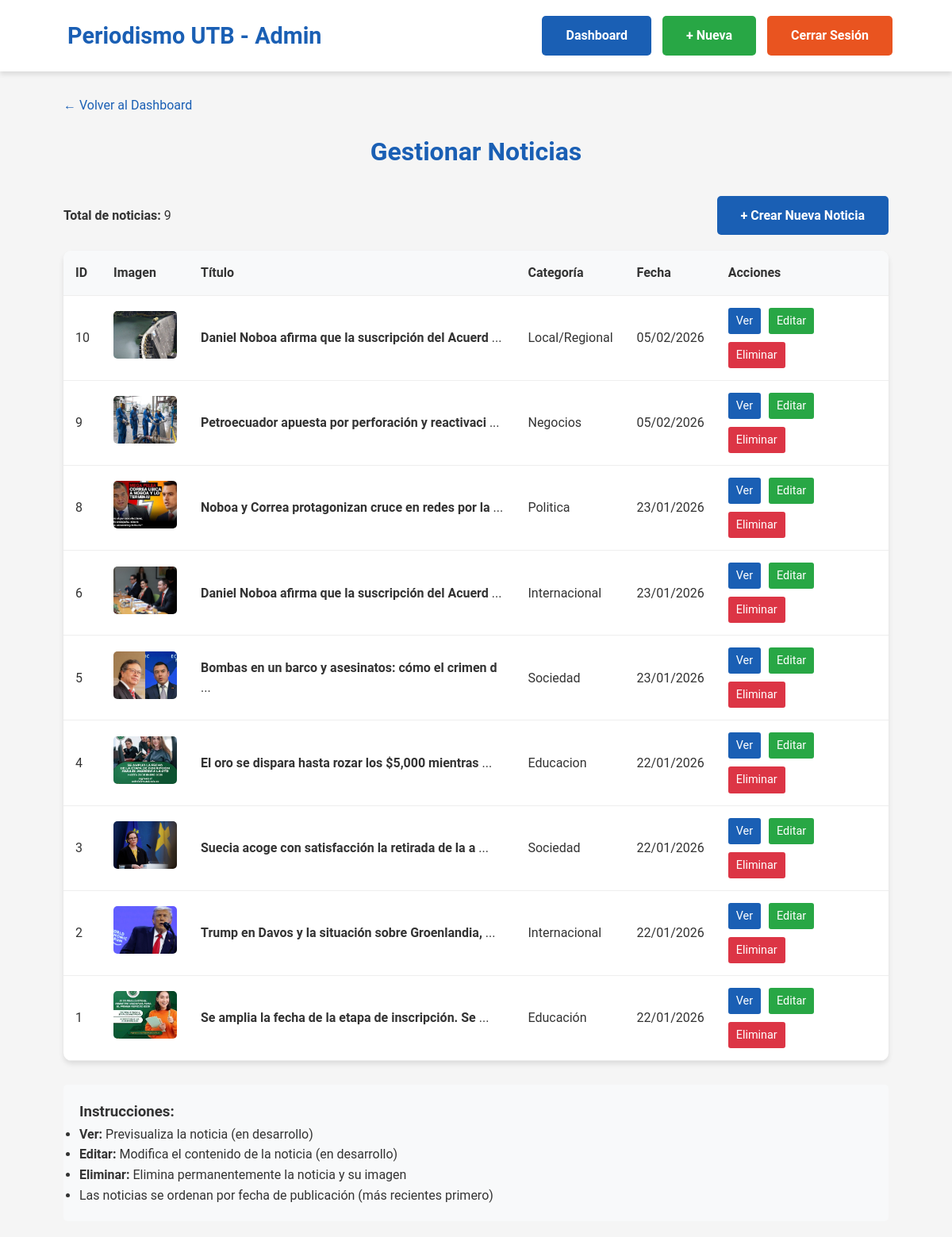
Before: /admin/gestionar_noticias.php (signed in) with the older database file.
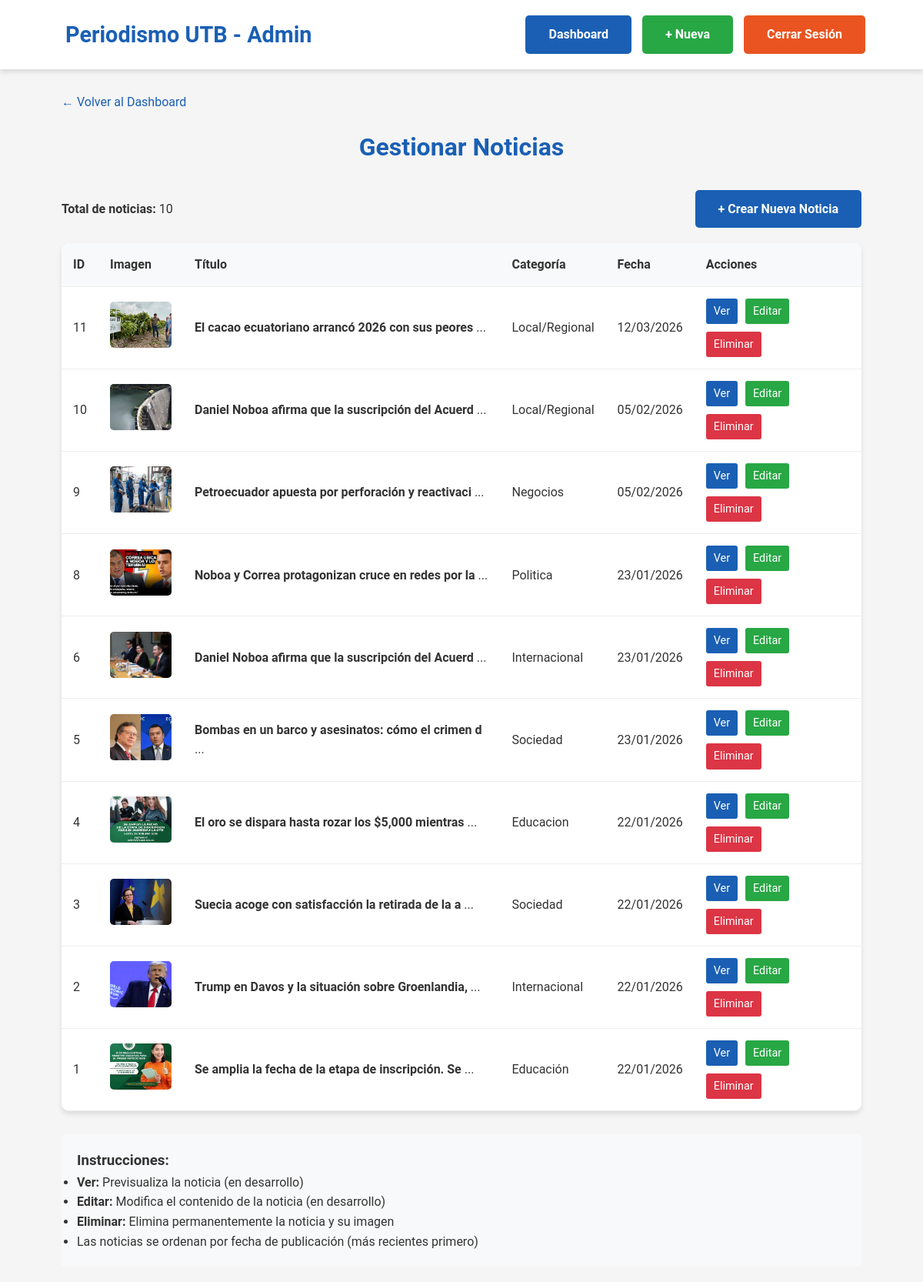
After: the same page with the newer database file.
### tables this page shows
CREATE TABLE `noticias` (
  `id` int(11) NOT NULL,
  `titulo` varchar(255) NOT NULL,
  `descripcion_corta` text NOT NULL,
  `contenido_principal` longtext NOT NULL,
  `imagen_principal` varchar(255) DEFAULT NULL,
  `video_principal` varchar(255) DEFAULT NULL,
  `audio_principal` varchar(255) DEFAULT NULL,
  `link_principal` varchar(500) DEFAULT NULL,
  `link_imagen_principal` varchar(500) DEFAULT NULL,
  `link_video_principal` varchar(500) DEFAULT NULL,
  `link_audio_principal` varchar(500) DEFAULT NULL,
  `link_externo_principal` varchar(500) DEFAULT NULL,
  `descripcion` text NOT NULL,
  `descripcion_larga` longtext DEFAULT NULL,
  `contenido` text NOT NULL,
  `contenido_completo` longtext DEFAULT NULL,
  `imagen` varchar(255) DEFAULT NULL,
  `video` varchar(255) DEFAULT NULL,
  `video_url` varchar(500) DEFAULT NULL,
  `tipo_contenido` enum('texto','video','embed') DEFAULT 'texto',
  `destacada` tinyint(1) DEFAULT 0,
  `vistas` int(11) DEFAULT 0,
  `fecha_publicacion` datetime DEFAULT current_timestamp(),
  `categoria` varchar(100) DEFAULT NULL,
  `autor` varchar(100) DEFAULT 'Estudiante de Periodismo UTB',
  `estado` enum('publicada','borrador') DEFAULT 'publicada',
  `fecha_creacion` datetime DEFAULT current_timestamp()
);

### admin/gestionar_noticias.php (the view, shortened to what this page needs)
<?php
require_once '../includes/config.php';
$noticias = [];
if ($conn === false) {
    $error = 'Error: No se pudo conectar a la base de datos.';
} else {
    $result = $conn->query("SELECT id, titulo, categoria, imagen, fecha_publicacion FROM noticias ORDER BY fecha_publicacion DESC");
    if ($result) {
        while ($row = $result->fetch_assoc()) {
            $noticias[] = $row;
        }
    }
}
?>
<!DOCTYPE html>
<html lang="es">
<head>
    <link rel="stylesheet" href="../css/style.css">
</head>
<body>
    <nav class="navbar">
        <div class="container nav-container">
            <a href="../index.php" class="logo">
                <span>Periodismo UTB - Admin</span>
            </a>
            <div>
                <a href="dashboard.php" class="btn" style="margin-right: 10px;">Dashboard</a>
                <a href="crear_noticia.php" class="btn" style="margin-right: 10px; background-color: #28a745;">+ Nueva</a>
                <a href="logout.php" class="btn" style="background-color: var(--secondary-color);">Cerrar Sesión</a>
            </div>
        </div>
    </nav>
    <div class="admin-container container">
        <a href="dashboard.php" class="back-link">&larr; Volver al Dashboard</a>
        <h1>Gestionar Noticias</h1>
        <div class="actions-header">
            <div>
                <strong>Total de noticias:</strong> <?php echo count($noticias); ?>
            </div>
            <a href="crear_noticia.php" class="btn">+ Crear Nueva Noticia</a>
        </div>
        <?php if (count($noticias) > 0): ?>
            <div class="table-container">
                <table>
                    <thead>
                        <tr>
                            <th>ID</th>
                            <th>Imagen</th>
                            <th>Título</th>
                            <th>Categoría</th>
                            <th>Fecha</th>
                            <th>Acciones</th>
                        </tr>
                    </thead>
                    <tbody>
                        <?php foreach ($noticias as $noticia): ?>
                        <tr>
                            <td><?php echo $noticia['id']; ?></td>
                            <td>
                                <?php if (!empty($noticia['imagen'])): ?>
                                    <img src="../img/uploads/<?php echo htmlspecialchars($noticia['imagen']); ?>"
                                         alt="Miniatura" class="thumbnail"
                                         onerror="this.style.display='none'">
                                <?php else: ?>
                                    <span style="color: #999;">Sin imagen</span>
                                <?php endif; ?>
                            </td>
                            <td>
                                <strong><?php echo htmlspecialchars(substr($noticia['titulo'], 0, 50)); ?></strong>
                                <?php echo strlen($noticia['titulo']) > 50 ? '...' : ''; ?>
                            </td>
                            <td><?php echo htmlspecialchars($noticia['categoria']); ?></td>
                            <td><?php echo date('d/m/Y', strtotime($noticia['fecha_publicacion'])); ?></td>
                            <td>
                                <div class="acciones">
                                    <a href="#" class="btn-accion btn-ver"
                                       onclick="alert('Ver noticia: <?php echo addslashes($noticia['titulo']); ?>')">
                                        <i class="fas fa-eye"></i> Ver
                                    </a>
                                    <a href="editar_noticia.php?id=<?php echo $noticia['id']; ?>"
                                       class="btn-accion btn-editar">
                                        <i class="fas fa-edit"></i> Editar
                                    </a>
                                    <a href="gestionar_noticias.php?eliminar=<?php echo $noticia['id']; ?>"
                                       class="btn-accion btn-eliminar"
                                       onclick="return confirm('¿Estás seguro de eliminar esta noticia?')">
                                        <i class="fas fa-trash"></i> Eliminar
                                    </a>
                                </div>
                            </td>
                        </tr>
                        <?php endforeach; ?>
                    </tbody>
                </table>
            </div>
        <?php endif; ?>
        <div style="margin-top: 30px; padding: 20px; background-color: #f8f9fa; border-radius: 5px;">
            <h3>Instrucciones:</h3>
            <ul>
                <li><strong>Ver:</strong> Previsualiza la noticia (en desarrollo)</li>
                <li><strong>Editar:</strong> Modifica el contenido de la noticia (en desarrollo)</li>
                <li><strong>Eliminar:</strong> Elimina permanentemente la noticia y su imagen</li>
                <li>Las noticias se ordenan por fecha de publicación (más recientes primero)</li>
            </ul>
        </div>
    </div>
</body>
</html>

### css/style.css (style rules this page uses)
* { margin: 0; padding: 0; box-sizing: border-box; }
:root { --primary-color: #1a5fb4; --secondary-color: #e95420; --accent-color: #ff9800; --dark-color: #333; --light-color: #f5f5f5; --gray-color: #777; --white: #fff; --shadow: 0 4px 6px rgba(0, 0, 0, 0.1); --transition: all 0.3s ease; }
body { font-family: 'Roboto', sans-serif; line-height: 1.6; color: var(--dark-color); background-color: var(--light-color); }
.container { width: 90%; max-width: 1200px; margin: 0 auto; padding: 0 15px; }
.btn { display: inline-block; background-color: var(--primary-color); color: var(--white); padding: 12px 30px; border-radius: 5px; text-decoration: none; font-weight: 600; transition: var(--transition); border: none; cursor: pointer; font-size: 1rem; }
.navbar { background-color: var(--white); box-shadow: var(--shadow); position: fixed; top: 0; left: 0; width: 100%; z-index: 1000; }
.nav-container { display: flex; justify-content: space-between; align-items: center; padding: 20px 15px; }
.logo { display: flex; align-items: center; text-decoration: none; color: var(--primary-color); font-size: 1.8rem; font-weight: 700; }

### admin/gestionar_noticias.php (style rules this page uses)
.admin-container { padding: 120px 20px 20px; }
.admin-container h1 { color: var(--primary-color); margin-bottom: 30px; text-align: center; }
.table-container { background: white; border-radius: 10px; box-shadow: var(--shadow); overflow: hidden; margin-top: 20px; }
table { width: 100%; border-collapse: collapse; }
th, td { padding: 15px; text-align: left; border-bottom: 1px solid #eee; }
th { background-color: #f8f9fa; font-weight: 600; color: var(--dark-color); }
.acciones { display: flex; gap: 10px; flex-wrap: wrap; }
.btn-accion { padding: 5px 10px; border-radius: 3px; text-decoration: none; font-size: 0.9rem; border: none; cursor: pointer; }
.btn-editar { background-color: #28a745; color: white; }
.btn-eliminar { background-color: #dc3545; color: white; }
.btn-ver { background-color: var(--primary-color); color: white; }
.thumbnail { width: 80px; height: 60px; object-fit: cover; border-radius: 5px; }
.back-link { display: inline-block; margin-bottom: 20px; color: var(--primary-color); text-decoration: none; }
.actions-header { display: flex; justify-content: space-between; align-items: center; margin-bottom: 20px; flex-wrap: wrap; gap: 10px; }

Changed rows visible on the page:
added noticias: id "11", imagen (picture), titulo "El cacao ecuatoriano arrancó 2026 con sus peores", categoria "Local/Regional", fecha_publicacion "12/03/2026"
Other visible differences:
count($noticias): "9" → "10"
